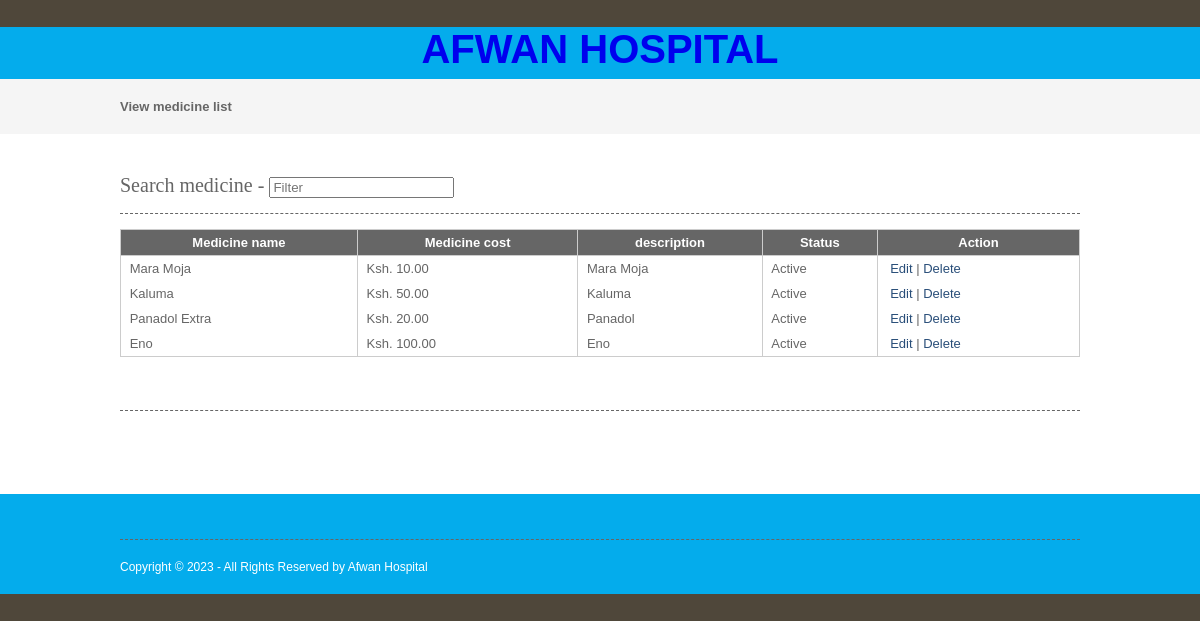
The page /viewmedicine.php?delid=1 on the database as committed earlier.
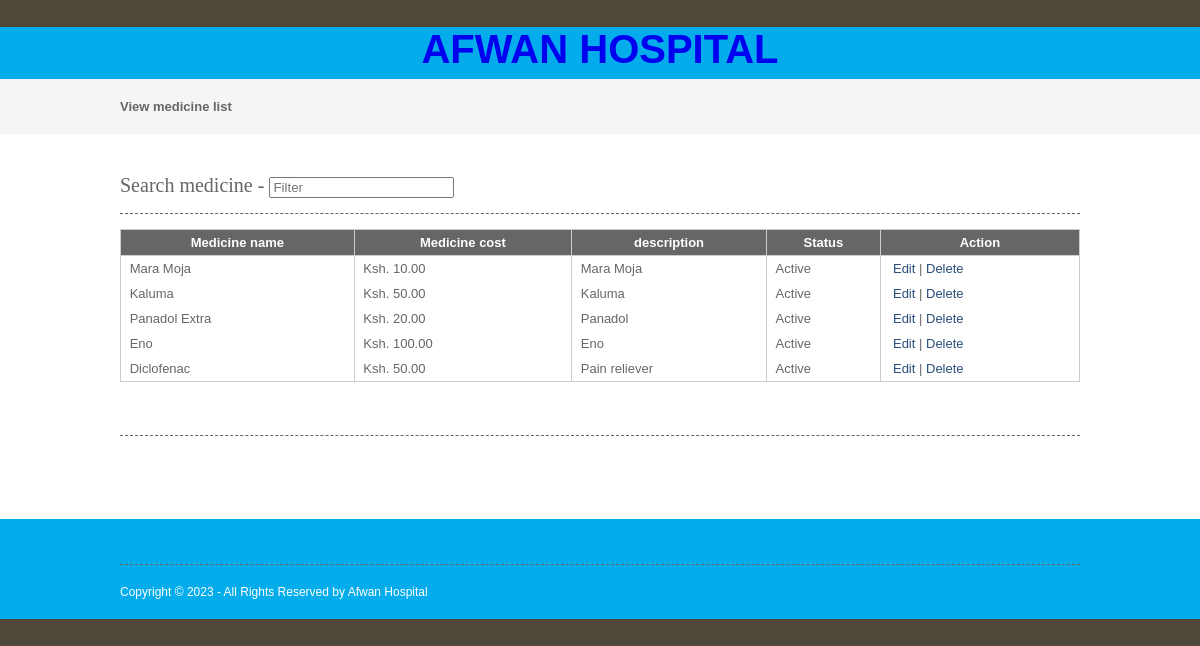
The same page on the database as committed later.
### tables this page shows
CREATE TABLE `medicine` (
  `medicineid` int(10) NOT NULL,
  `medicinename` varchar(25) NOT NULL,
  `medicinecost` float(10,2) NOT NULL,
  `description` text NOT NULL,
  `status` varchar(10) NOT NULL
);

### viewmedicine.php (the view, shortened to what this page needs)
<?php
include("headers.php");
include("dbconnection.php");
?>
<div class="wrapper col2">
  <div id="breadcrumb">
    <ul>
      <li class="first">View  medicine list</li></ul>
  </div>
</div>
<div class="wrapper col4">
  <div id="container">
<section class="container">
<h2>Search medicine - <input type="search" class="light-table-filter" data-table="order-table" placeholder="Filter" /></h2>
	<table class="order-table">
      <thead>
        <tr>
          <th>Medicine name</th>
          <th>Medicine cost</th>
          <th>description</th>
          <th>Status</th>
          <th>Action</th>
        </tr>
        </thead>
        <tbody>
          <?php
		$sql ="SELECT * FROM medicine";
		$qsql = mysqli_query($con,$sql);
		while($rs = mysqli_fetch_array($qsql))
		{
        echo "<tr>
          <td>&nbsp;$rs[medicinename]</td>
          <td>&nbsp;Ksh. $rs[medicinecost]</td>
          <td>&nbsp;$rs[description]</td>
			 <td>&nbsp;$rs[status]</td>
			 <td>&nbsp;
			  <a href='medicine.php?editid=$rs[medicineid]'>Edit</a> | <a href='viewmedicine.php?delid=$rs[medicineid]'>Delete</a> </td>
        </tr>";
		}
		?>
      </tbody>
    </table>
    </section>
    <h1>&nbsp;</h1>
    <p>&nbsp;</p>
  </div>
</div>
<?php
include("footers.php");
?>

Rows that differ between the two databases and show on the page:
added medicine: medicinename "Diclofenac", medicinecost "50.00", description "Pain reliever", status "Active"
